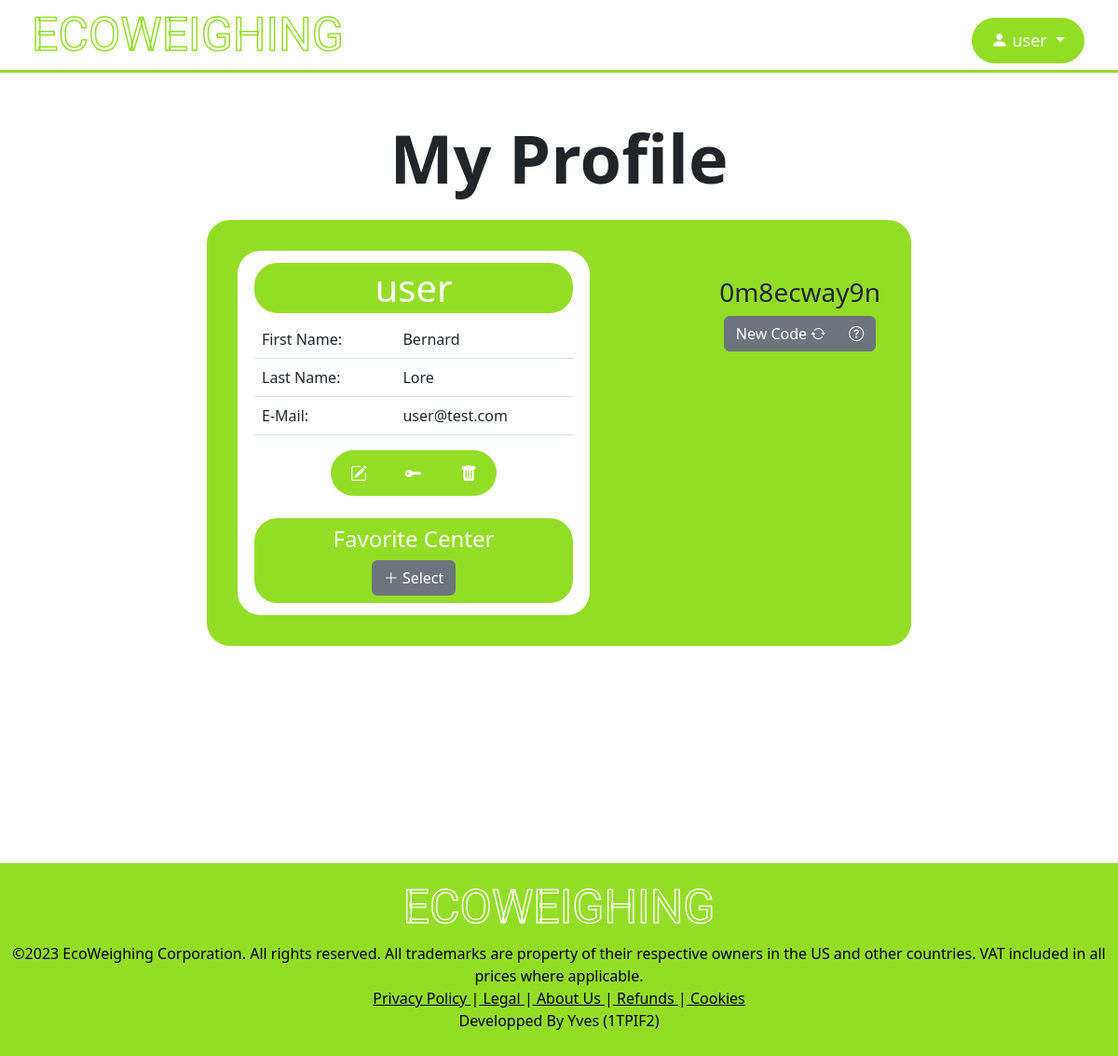
Screenshot of /EcoWeighing/index.php?page=profile&user=user (signed in) with the database file from the repository.
### tables this page shows
CREATE TABLE TBLUSERS (
    USERNAME varchar(100) NOT NULL,
    FIRSTNAME varchar(100),
    LASTNAME varchar(100),
    EMAIL varchar(100),
    TYPE ENUM('usr','adm') default 'usr' NOT NULL,
    AUTHCODE varchar(10) UNIQUE,
    PASSWORD varchar(70),
    FICENTERCODE varchar(5),
    PRIMARY KEY (USERNAME),
    FOREIGN KEY (FICENTERCODE) REFERENCES TBLCENTERS(CENTERCODE) ON DELETE SET NULL ON UPDATE CASCADE
);

### EcoWeighing/inc/contents/profile.inc.php (the view, shortened to what this page needs)
<?php
if($_SESSION["username"] == $_GET["user"] || $_SESSION["type"] == "adm"){
    $link = mysqli_connect(HOST,DB_USER,DB_PASSWORD,DATABASE) OR die();
    $username = mysqli_real_escape_string($link,$_GET["user"]);
    $query = "SELECT * FROM tblusers
                WHERE username = '$username'
            ";
    $result = mysqli_query($link,$query) OR die(mysqli_error($link));
    if(mysqli_num_rows($result) == 1){
        $row = mysqli_fetch_assoc($result);
        $username = $row["USERNAME"];
        $fname = $row["FIRSTNAME"];
        $lname = $row["LASTNAME"];
        $email = $row["EMAIL"];
        $type = $row["TYPE"];
        $authcode = $row["AUTHCODE"];
        $favcenter = $row["FICENTERCODE"];
        echo "<h1 class=\"text-center mt-5 display-2 fw-semibold\">";if($_SESSION["username"] == $_GET["user"]){echo "My ";} echo "Profile</h1>";
        echo "<div class=\"profile_container\">";
        echo "<div class=\"profile_data\">
                <h1 class=\"profile_username\">$username</h1>
                <table class=\"table\">
                    <tr>
                        <td>First Name:</td>
                        <td>$fname</td>
                    </tr>
                    <tr>
                        <td>Last Name:</td>
                        <td>$lname</td>
                    </tr>
                    <tr>
                        <td>E-Mail:</td>
                        <td>$email</td>
                    </tr>
                </table>
            ";
        if($_SESSION["username"] == $username || $type != "adm"){
            echo "<div class=\"text-center\">";
            echo "<div class=\"btn-group\" role=\"group\">";
            echo "<button type=\"button\" class=\"btn customBtn btn-green\" data-bs-toggle=\"modal\" data-bs-target=\"#modyfyModal\">
                    <i class=\"bi bi-pencil-square\"></i>
                </button>";
            echo "<button type=\"button\" class=\"btn customBtn btn-green\" data-bs-toggle=\"modal\" data-bs-target=\"#passModal\">
                    <i class=\"bi bi-key-fill\"></i>
                </button>";
            echo "<button type=\"button\" class=\"btn customBtn btn-green\" data-bs-toggle=\"modal\" data-bs-target=\"#delUserModal\">
                    <i class=\"bi bi-trash-fill\"></i>
                </button>";
            echo "</div>";
            echo "</div>";
        }
        echo "<br><div class=\"profile_center\"><h4 style=\"color:white\">Favorite Center</h4>";
        if($favcenter == null){
            echo "<button type=\"button\" class=\"btn btn-secondary\" data-bs-toggle=\"modal\" data-bs-target=\"#favCenter\">
                    <i class=\"bi bi-plus-lg\"></i> </i>Select
                </button>";
        }
        echo "</div>";
        echo "</div>";
        echo "<div class=\"profile_QR\">";
        showQR($authcode);
        if($_SESSION["username"] == $username || $type != "adm"){
            echo "<div class=\"btn-group\" role=\"group\">";
            echo "<a href=\"index.php?page=profile&user=$username&NewCode\" class=\"btn btn-secondary\">New Code <i class=\"bi bi-arrow-repeat\"></i></a>";
            echo "<button type=\"button\" class=\"btn btn-secondary\" data-bs-toggle=\"modal\" data-bs-target=\"#QRModal\">
                    <i class=\"bi bi-question-circle\"></i>
                </button>";
            echo "</div>";
        }
        echo "</div>";
        echo "</div>";
        if($_SESSION["username"] == $username || $type != "adm"){
            if($favcenter == null){modal_profile_favcenter();}else{modal_profile_favcenter(true);}
        }
    }
    else{
        echo "<div class=\"alert alert-danger form-alert\">Account dosen't exist!</div>";
    }
}else{
    echo "<script>window.location.href = 'index.php?page=401'</script>";
}
?>

### EcoWeighing/inc/functions.inc.php (shortened to what this page needs)
<?php
function showQR($code){
    echo "<div>
            <script src=\"https://cdn.rawgit.com/davidshimjs/qrcodejs/gh-pages/qrcode.min.js\"></script>
            <div id=\"qrcode\"></div>
            <script type=\"text/javascript\">
                new QRCode(document.getElementById(\"qrcode\"), {text: \"$code\", colorDark: \"#ffffff\", colorLight : \"#94dd26\"});
            </script>
            <h3 class=\"mt-2\" style=\"display: inline-block;\">
                $code
            </h3>
        </div>";
}
?>

### EcoWeighing/css/style.css (style rules this page uses)
.customBtn { border-radius: 25px; padding-top: 10px; padding-bottom: 10px; padding-left: 20px; padding-right: 20px; font-size: large; }
.btn-green { background-color: #94dd26; border-color: #94dd26; color: white; }
.profile_container { display: flex; background-color: #94dd26; width: 20cm; margin-left: auto; margin-right: auto; margin-top: 2%; border: 3px solid #94dd26; border-radius: 25px; padding: 30px; }
.profile_data { background-color: white; width: 10cm; padding: 5px; padding-left: 15px; padding-right: 15px; border: 3px solid white; border-radius: 25px; }
.profile_username { margin-top: 5px; text-align: center; color: white; background-color: #94dd26; border: 3px solid #94dd26; border-radius: 25px; }
.profile_center { text-align: center; background-color: #94dd26; border: 3px solid #94dd26; border-radius: 25px; padding: 5px; margin-bottom: 5px; }
.profile_QR { margin-top: 20px; text-align: center; margin-left: auto; }

### rows the page displays
tblusers: USERNAME "user", FIRSTNAME "Bernard", LASTNAME "Lore", EMAIL "user@test.com", AUTHCODE "0m8ecway9n"

### other values shown
substr($_SESSION["username"], 0, 10) "user"
